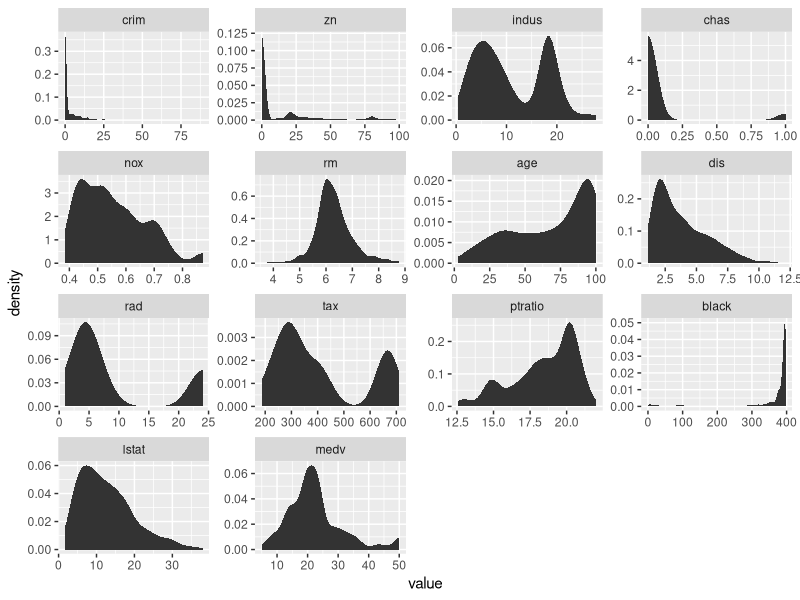
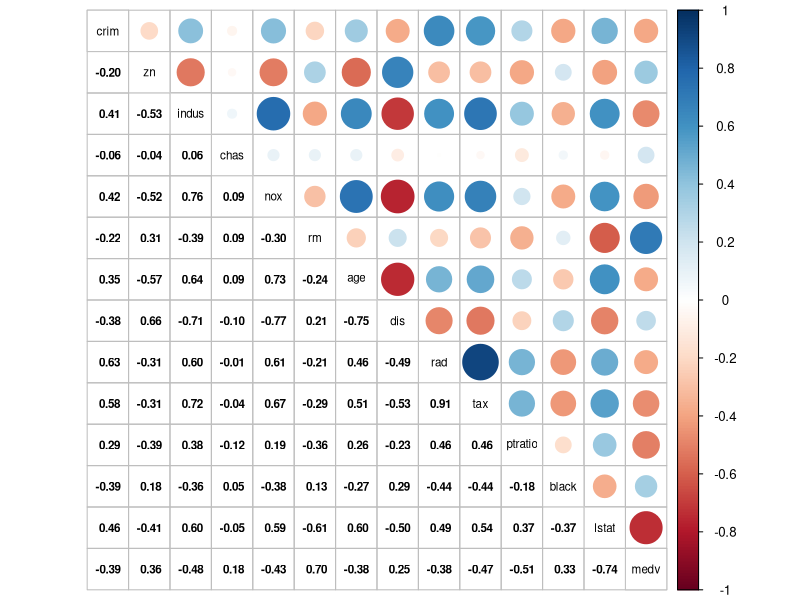
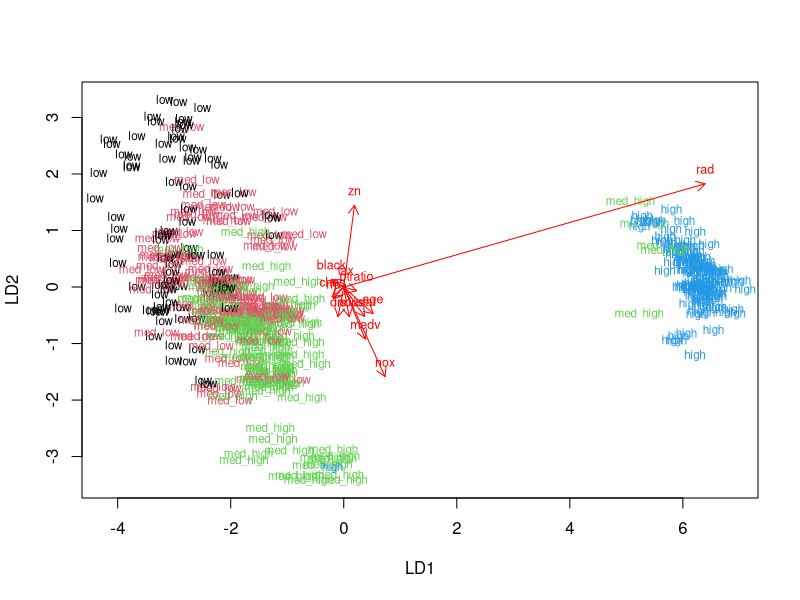
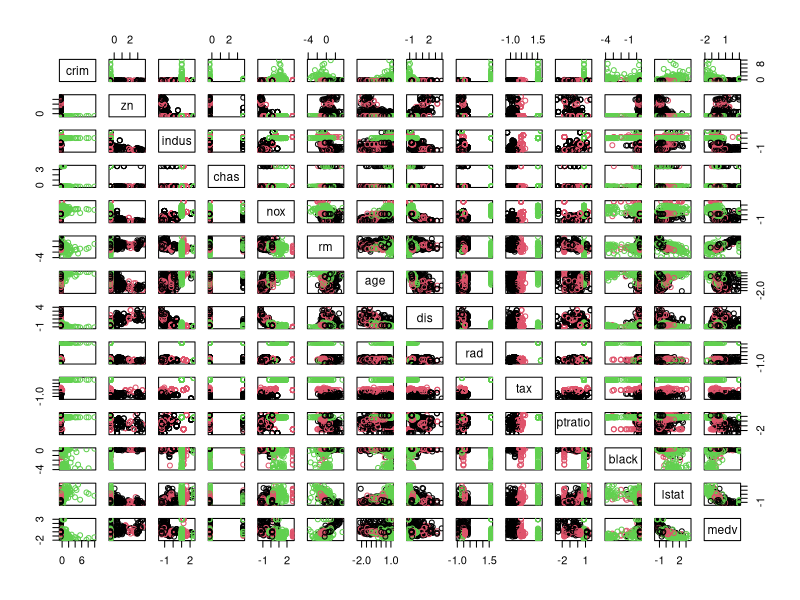
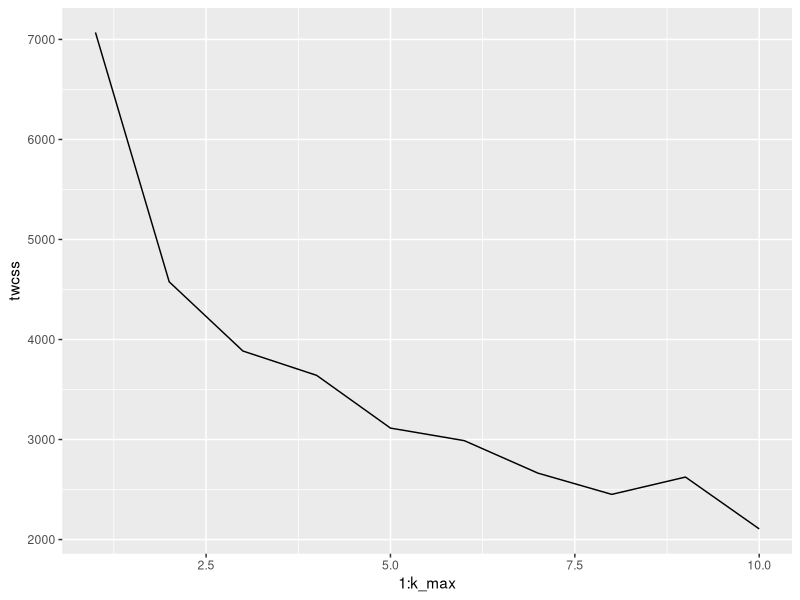
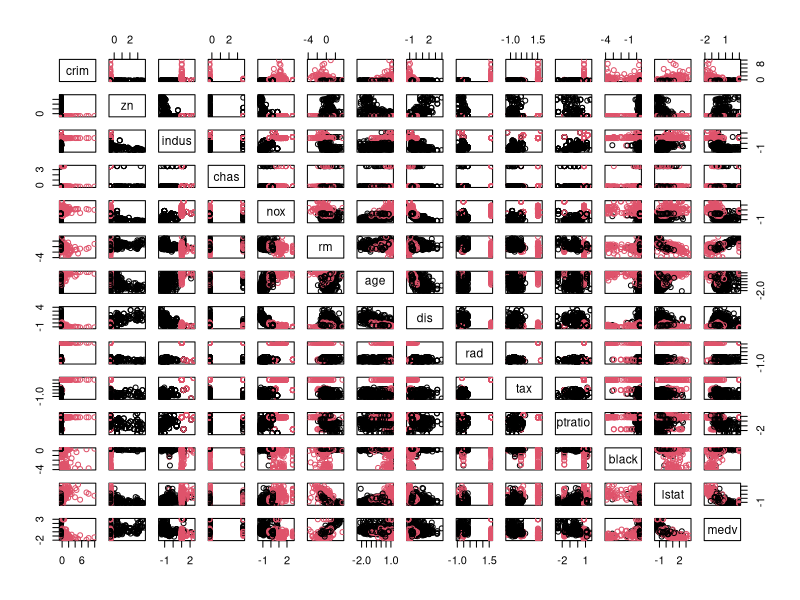

The R source for these figures, in order:
## ---- chunk 1

date()

# install.packages(c("MASS", "corrplot", "tidyverse", "reshape2")) if needed

## ---- chunk 2
# access the MASS package
library(MASS)

# load the Boston data
data("Boston")

# explore the dataset
str(Boston)
summary(Boston)
## ---- chunk 3
# access the required libraries
library(tidyr)
library(reshape2)
library(ggplot2)
library(corrplot)

# convert data from wide to long
melt.boston <- melt(Boston)

# visualize variables with small multiple chart
g1 <- ggplot(data = melt.boston, aes(x = value)) + 
stat_density() + 
facet_wrap(~variable, scales = "free")
g1

# calculate the correlation matrix and round it
cor_matrix <- cor(Boston) %>% round(2)

# test correlation 
testRes = cor.mtest(cor_matrix, conf.level = 0.95)

# visualize the correlation matrix
corrplot.mixed(cor_matrix, tl.col = "black", lower.col = "black", number.cex = 0.7, tl.cex=0.7)

## ---- chunk 4
# center and standardize variables
boston_scaled <- scale(Boston)

# change the object to data frame
boston_scaled <- as.data.frame(boston_scaled)

# print summary of scaled variables
summary(boston_scaled)

## ---- chunk 5
#access the dplyr library
library(dplyr)

# create a quantile vector of crim
bins <- quantile(boston_scaled$crim)

# create a categorical variable 'crime'
crime <- cut(boston_scaled$crim, breaks = bins, include.lowest = TRUE, labels = c("low", "med_low", "med_high", "high"))

# remove original crim from the dataset
boston_scaled <- dplyr::select(boston_scaled, -crim)

# add the new categorical value to scaled data
boston_scaled <- data.frame(boston_scaled, crime)

# number of rows in the Boston dataset 
n <- nrow(boston_scaled)

# choose randomly 80% of the rows
ind <- sample(n,  size = n * 0.8)

# create train set
train <- boston_scaled[ind,]

# create test set 
test <- boston_scaled[-ind,]

## ---- chunk 6
# linear discriminant analysis
lda.fit <- lda(crime ~ ., data = train)

# the function for lda biplot arrows
lda.arrows <- function(x, myscale = 1, arrow_heads = 0.1, color = "red", tex = 0.75, choices = c(1,2)){
  heads <- coef(x)
  arrows(x0 = 0, y0 = 0, 
         x1 = myscale * heads[,choices[1]], 
         y1 = myscale * heads[,choices[2]], col=color, length = arrow_heads)
  text(myscale * heads[,choices], labels = row.names(heads), 
       cex = tex, col=color, pos=3)
}

# target classes as numeric
classes <- as.numeric(train$crime)

# plot the lda results
plot(lda.fit, dimen = 2, col = classes, pch = classes)
lda.arrows(lda.fit, myscale = 2)
## ---- chunk 7
# save the correct classes from test data
correct_classes <- test$crime

# remove the crime variable from test data
test <- dplyr::select(test, -crime)

# predict classes with test data
lda.pred <- predict(lda.fit, newdata = test)

# cross tabulate the results
table(correct = correct_classes, predicted = lda.pred$class)
## ---- chunk 8
library(MASS)
data("Boston")

# center and standardize variables as done previously
boston_scaled2 <- scale(Boston)

# change the object to data frame
boston_scaled2 <- as.data.frame(boston_scaled2)

# create the euclidean distance matrix
dist_eu <- dist(boston_scaled2)

# look at the summary of the distances
summary(dist_eu)
## ---- chunk 9
# Use seed to mitigate the effect of random number generators
set.seed(1234)

# k-means clustering
km <- kmeans(Boston, centers = 3)

# plot the scaled data set with clusters
pairs(boston_scaled2, col = km$cluster)

# determine the number of clusters for optimization
k_max <- 10

# calculate the total within sum of squares
twcss <- sapply(1:k_max, function(k){kmeans(boston_scaled2, k)$tot.withinss})

# visualize the results
qplot(x = 1:k_max, y = twcss, geom = 'line')

# k-means clustering with optimal number of clusters
km2 <- kmeans(boston_scaled2, centers = 2)

# plot the scaled dataset with clusters
pairs(boston_scaled2, col = km2$cluster)

